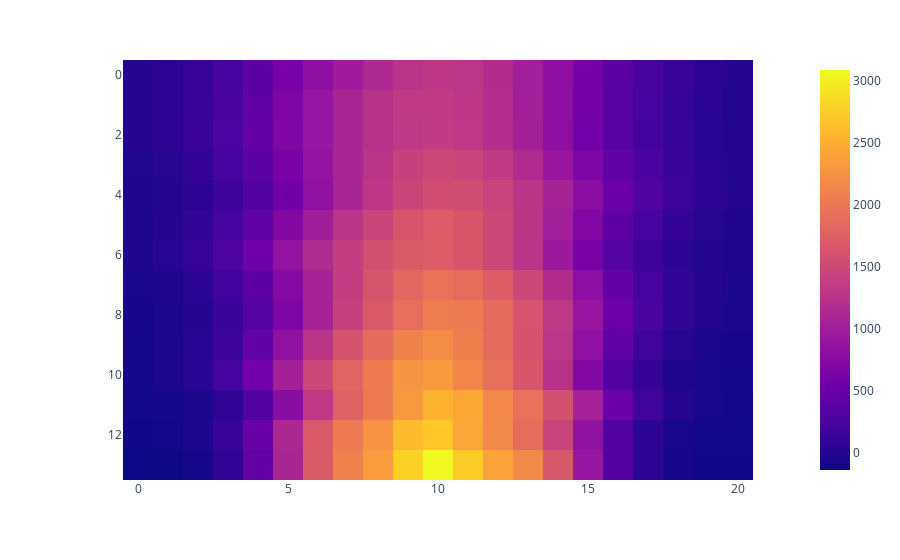

The cell this chart's notebook holds for it:
### Code cell
fig = px.imshow(fields_flat_square_rot)
fig.show()

### Figure 1 — Plotly figure (JSON) as saved in the notebook; plotly's stock layout.template omitted (floating-point values rounded to 4 significant figures; data arrays with more than 128 entries replaced by an {"elided": "..."} marker saying what was removed)
{"data": [{"coloraxis": "coloraxis", "hovertemplate": "x: %{x}<br>y: %{y}<br>color: %{z}<extra></extra>", "name": "0", "type": "heatmap", "xaxis": "x", "yaxis": "y", "z": {"elided": "14x21 float values"}}], "layout": {"coloraxis": {"colorscale": [[0, "#0d0887"], [0.1111, "#46039f"], [0.2222, "#7201a8"], [0.3333, "#9c179e"], [0.4444, "#bd3786"], [0.5556, "#d8576b"], [0.6667, "#ed7953"], [0.7778, "#fb9f3a"], [0.8889, "#fdca26"], [1, "#f0f921"]]}, "margin": {"t": 60}, "xaxis": {"anchor": "y", "constrain": "domain", "domain": [0, 1], "scaleanchor": "y"}, "yaxis": {"anchor": "x", "autorange": "reversed", "constrain": "domain", "domain": [0, 1]}}}
